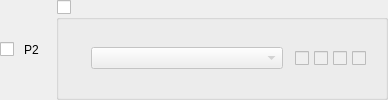
       <widget class="QWidget" name="widgetPlayer2">
        <layout class="QHBoxLayout" name="horizontalLayoutPlayer2">
         <property name="spacing">
          <number>10</number>
         </property>
         <property name="leftMargin">
          <number>0</number>
         </property>
         <property name="topMargin">
          <number>0</number>
         </property>
         <property name="rightMargin">
          <number>0</number>
         </property>
         <property name="bottomMargin">
          <number>0</number>
         </property>
         <item>
          <widget class="QCheckBox" name="checkboxPlayer2Connected">
           <property name="checked">
            <bool>false</bool>
           </property>
           <property name="playerToggle" stdset="0">
            <bool>true</bool>
           </property>
          </widget>
         </item>
         <item>
          <widget class="QLabel" name="labelConnectedPlayer2">
           <property name="text">
            <string notr="true">P2</string>
           </property>
           <property name="playerNumber" stdset="0">
            <bool>true</bool>
           </property>
           <property name="minimumSize">
            <size>
             <width>22</width>
             <height>0</height>
            </size>
           </property>
          </widget>
         </item>
         <item>
          <widget class="QGroupBox" name="groupPlayer2Connected">
           <property name="title">
            <string notr="true" />
           </property>
           <property name="checkable">
            <bool>true</bool>
           </property>
           <property name="checked">
            <bool>false</bool>
           </property>
           <property name="player" stdset="0">
            <bool>true</bool>
           </property>
           <layout class="QHBoxLayout" name="groupPlayer2Layout" stretch="0,0,0,1">
            <property name="spacing">
             <number>12</number>
            </property>
            <property name="leftMargin">
             <number>0</number>
            </property>
            <property name="topMargin">
             <number>0</number>
            </property>
            <property name="rightMargin">
             <number>0</number>
            </property>
            <property name="bottomMargin">
             <number>0</number>
            </property>
            <item>
             <widget class="QLabel" name="controllerPlayer2">
              <property name="minimumSize">
               <size>
                <width>20</width>
                <height>20</height>
               </size>
              </property>
              <property name="maximumSize">
               <size>
                <width>20</width>
                <height>20</height>
               </size>
              </property>
             </widget>
            </item>
            <item>
             <widget class="QComboBox" name="comboPlayer2Emulated">
              <property name="minimumSize">
               <size>
                <width>192</width>
                <height>0</height>
               </size>
              </property>
              <property name="maximumSize">
               <size>
                <width>192</width>
                <height>16777215</height>
               </size>
              </property>
             </widget>
            </item>
            <item>
             <widget class="QWidget" name="Player2LEDs">
              <layout class="QHBoxLayout" name="Player2LEDsLayout">
               <property name="spacing">
                <number>5</number>
               </property>
               <property name="leftMargin">
                <number>0</number>
               </property>
               <property name="topMargin">
                <number>0</number>
               </property>
               <property name="rightMargin">
                <number>0</number>
               </property>
               <property name="bottomMargin">
                <number>0</number>
               </property>
               <item>
                <widget class="QCheckBox" name="checkboxPlayer2LED1">
                 <property name="enabled">
                  <bool>false</bool>
                 </property>
                 <property name="focusPolicy">
                  <enum>Qt::NoFocus</enum>
                 </property>
                 <property name="led" stdset="0">
                  <bool>true</bool>
                 </property>
                </widget>
               </item>
               <item>
                <widget class="QCheckBox" name="checkboxPlayer2LED2">
                 <property name="enabled">
                  <bool>false</bool>
                 </property>
                 <property name="focusPolicy">
                  <enum>Qt::NoFocus</enum>
                 </property>
                 <property name="led" stdset="0">
                  <bool>true</bool>
                 </property>
                </widget>
               </item>
               <item>
                <widget class="QCheckBox" name="checkboxPlayer2LED3">
                 <property name="enabled">
                  <bool>false</bool>
                 </property>
                 <property name="focusPolicy">
                  <enum>Qt::NoFocus</enum>
                 </property>
                 <property name="led" stdset="0">
                  <bool>true</bool>
                 </property>
                </widget>
               </item>
               <item>
                <widget class="QCheckBox" name="checkboxPlayer2LED4">
                 <property name="enabled">
                  <bool>false</bool>
                 </property>
                 <property name="focusPolicy">
                  <enum>Qt::NoFocus</enum>
                 </property>
                 <property name="led" stdset="0">
                  <bool>true</bool>
                 </property>
                </widget>
               </item>
              </layout>
             </widget>
            </item>
            <item>
             <widget class="QLabel" name="labelPlayer2Explain">
              <property name="alignment">
               <set>Qt::AlignRight|Qt::AlignVCenter</set>
              </property>
              <property name="explain" stdset="0">
               <bool>true</bool>
              </property>
             </widget>
            </item>
           </layout>
          </widget>
         </item>
        </layout>
       </widget>
